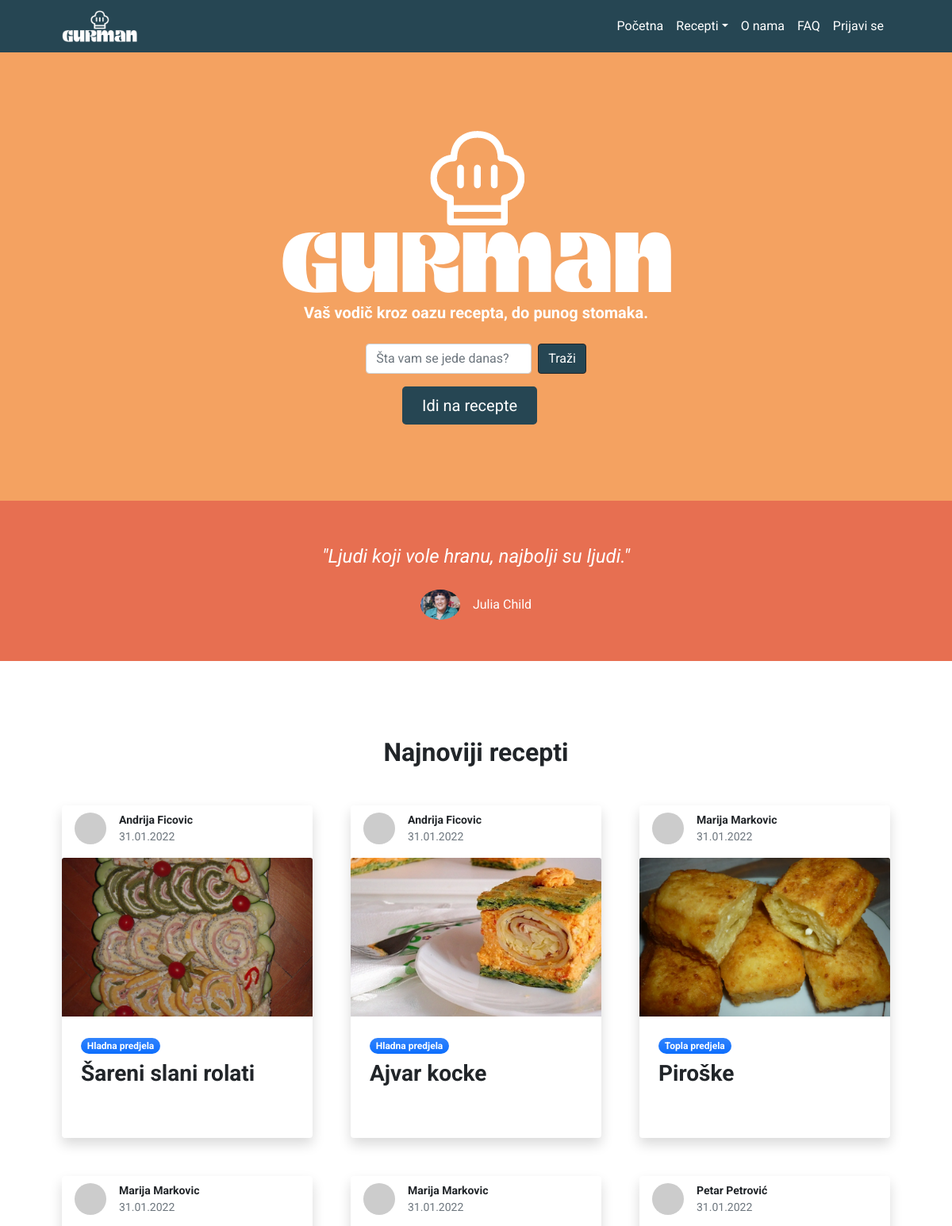
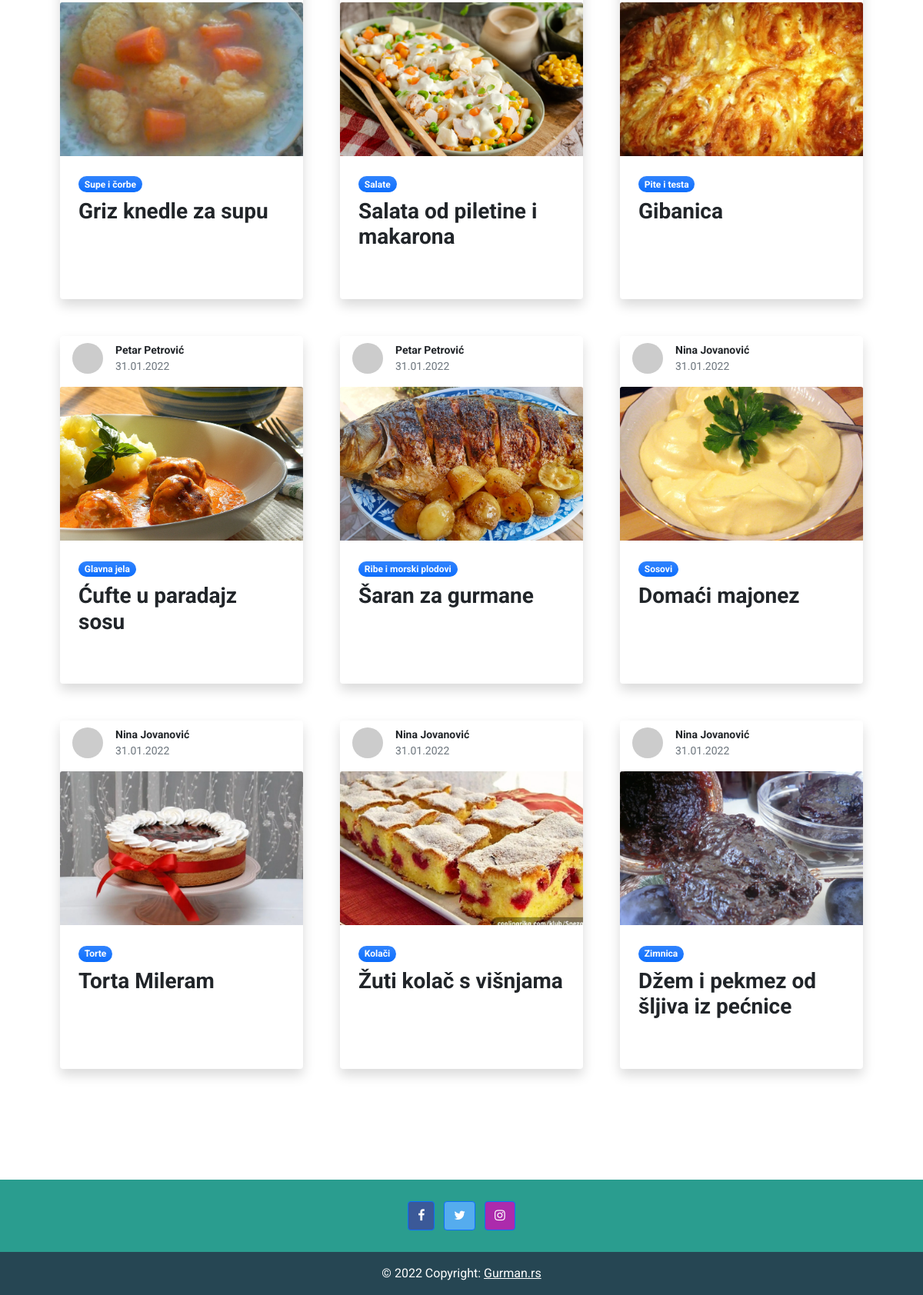
The page / on the database its author committed (2 pictures, top to bottom).
### tables this page shows
CREATE TABLE `posts` (
  `post_id` int(3) NOT NULL,
  `post_category_id` int(3) NOT NULL,
  `post_user_id` int(11) NOT NULL,
  `post_title` varchar(255) NOT NULL,
  `post_author` varchar(255) NOT NULL,
  `post_sastojci` text NOT NULL,
  `post_priprema` text NOT NULL,
  `post_date` date NOT NULL,
  `post_image` text NOT NULL,
  `post_tags` varchar(255) NOT NULL,
  `post_comment_count` int(11) NOT NULL,
  `post_status` varchar(255) NOT NULL DEFAULT 'draft'
);

CREATE TABLE `categories` (
  `cat_id` int(3) NOT NULL,
  `cat_title` varchar(255) NOT NULL
);

### recipe.php (the view, shortened to what this page needs)
<?php
$query = "SELECT * FROM posts ORDER BY `post_date` DESC;";
$select_all_posts_query = mysqli_query($connection, $query);
while ($row = mysqli_fetch_assoc($select_all_posts_query)) {
    $post_id = $row['post_id'];
    $post_title = $row['post_title'];
    $post_author = $row['post_author'];
    $post_date = $row['post_date'];
    $post_image = $row['post_image'];
    $post_category_id = $row['post_category_id'];
    $array = explode("-", $post_date);
    $day = $array[2];
    $month = $array[1];
    $year = $array[0];
    $date = $day . '.' . $month . '.' . $year;
?>
    <div class="col-lg-4 mb-5">
        <div class="card h-100 shadow border-0">
            <div class="d-flex align-items-center mb-3 px-3 pt-2">
                <img class="rounded-circle me-3" src="https://dummyimage.com/40x40/ced4da/6c757d" alt="..." />
                <div class="small">
                    <div class="fw-bold"><?php echo $post_author ?></div>
                    <div class="text-muted"><?php echo $date ?></div>
                </div>
            </div>
            <div class="text-center" style="max-width:100%; max-height:200px; height:100%; object-fit:cover">
                <img class="card-img-top" src="<?php echo $post_image ?>" style="max-width:100%; max-height:200px; height:100%; object-fit:cover" alt="post image" />
            </div>
            <div class="card-body p-4">
                <div class="badge bg-primary bg-gradient rounded-pill mb-2"><?php showCatTitle($post_category_id) ?></div>
                <a class="text-decoration-none link-dark stretched-link" href="recipe-post.php?id=<?php echo $post_id ?>">
                    <h5 class="card-title mb-3 fw-bold fs-3"><?php echo $post_title ?></h5>
                </a>
            </div>
            <div class="card-footer p-4 pt-0 bg-transparent border-top-0">
            </div>
        </div>
    </div>
<?php } ?>

### includes/header.php (shortened to what this page needs)
<?php require('./includes/db.php') ?>
<?php include('./includes/functions.php') ?>
<!DOCTYPE html>
<html lang="en">
<head>
    <link rel="stylesheet" href="https://cdnjs.cloudflare.com/ajax/libs/font-awesome/4.7.0/css/font-awesome.min.css">
    <link href="https://cdn.jsdelivr.net/npm/bootstrap-icons@1.5.0/font/bootstrap-icons.css" rel="stylesheet" />
    <link href="./css/styles.css" rel="stylesheet" />
</head>
<body class="d-flex flex-column h-100">
    <main class="flex-shrink-0">
        <nav class="navbar navbar-expand-lg navbar-dark" style="background-color:#264653">
            <div class="container px-5">
                <a class="navbar-brand" href="index.php"><img src="./images/gurman.png" alt="" height="40"></a>
                <div class="collapse navbar-collapse" id="navbarSupportedContent">
                    <ul class="navbar-nav ms-auto mb-2 mb-lg-0">
                        <li class="nav-item"><a class="nav-link text-white" href="index.php">Početna</a></li>
                        <li class="nav-item dropdown">
                            <a class="nav-link dropdown-toggle text-white" id="navbarDropdownPortfolio" href="#" role="button" data-bs-toggle="dropdown" aria-expanded="false">Recepti</a>
                        </li>
                        <li class="nav-item"><a class="nav-link text-white" href="about.php">O nama</a></li>
                        <li class="nav-item"><a class="nav-link text-white" href="faq.php">FAQ</a></li>
                        <?php
                        if (isset($_SESSION["username"])) {
                            echo "<li class='nav-item'nav-item'><a class='nav-link text-white' href='postavi_recept.php'>Postavi recept</a></li>";
                            echo "<li class=\"nav-item dropdown\">
                            <a class=\"nav-link dropdown-toggle text-white\" href=\"#\" id=\"navbarDropdown\" role=\"button\" data-bs-toggle=\"dropdown\" aria-expanded=\"false\"> <i class=\"bi bi-person-fill px-1\"></i>" . $_SESSION['username'] . "</a>
                            <ul class=\"dropdown-menu\" aria-labelledby=\"navbarDropdown\">
                                <li><a class=\"dropdown-item\" href=\"my_recipe.php\">Moji recepti</a></li>
                                <li><a class=\"dropdown-item\" href=\"delete_recipe.php\">Izbriši recepte</a></li>
                                <li>
                                    <hr class=\"dropdown-divider\">
                                </li>
                                <li><a class=\"dropdown-item\" href=\"logout.php\">Odjavi se</a></li>
                            </ul>
                        </li>";
                        } else {
                            echo "<li class='nav-item'><a class='nav-link text-white' href='login.php'>Prijavi se</a></li>";
                        }
                        ?>
                    </ul>
                </div>
            </div>
        </nav>

### index.php
<?php include('./includes/header.php') ?>
<header class="py-5" style="background-color:#f4a261">
    <div class="container px-5">
        <div class="row gx-5 align-items-center justify-content-center">
            <div class="col-lg-8 col-xl-7 col-xxl-6">
                <div class="my-5 text-center">
                    <img src="./images/gurman.png" alt="" class="img-fluid mb-2">
                    <p class="lead fw-normal text-white mb-4 fw-bold">Vaš vodič kroz oazu recepta, do punog stomaka.</p>
                    <div class="d-grid gap-3 d-sm-flex justify-content-sm-center mb-3">
                        <form class="d-flex" action="./search.php" method="post">
                            <input class="form-control me-2" type="search" placeholder="Šta vam se jede danas?" aria-label="Search" name="search">
                            <button class="btn btn-outline-dark text-white" type="submit" style="background-color:#264653" name="submit">Traži</button>
                        </form>
                    </div>
                    <div class="d-grid gap-3 d-sm-flex justify-content-sm-center">
                        <a class="btn btn-lg px-4 me-sm-3 text-white" href="#recepti" style="background-color:#264653">Idi na recepte</a>
                    </div>
                </div>
            </div>
        </div>
    </div>
</header>
<?php include('./testimonial.php'); ?>
<?php include('./recipes.php'); ?>
</main>
<?php include('./includes/footer.php'); ?>

### testimonial.php
<div class="py-1" style="background-color:#e76f51">
    <div class="container px-5 my-5">
        <div class="row gx-5 justify-content-center">
            <div class="col-lg-10 col-xl-7">
                <div class="text-center">
                    <div class="fs-4 mb-4 fst-italic  text-white">"Ljudi koji vole hranu, najbolji su ljudi."</div>
                    <div class="d-flex align-items-center justify-content-center">
                        <img class="rounded-circle me-3" src="./images/julia.jpg" alt="James" style="width:50px" />
                        <div class=" text-white">
                            Julia Child
                        </div>
                    </div>
                </div>
            </div>
        </div>
    </div>
</div>

### recipes.php
<section class="py-5" id="recepti">
    <div class="container px-5 my-5">
        <div class="row gx-5 justify-content-center">
            <div class="col-lg-8 col-xl-6">
                <div class="text-center">
                    <h2 class="fw-bolder mb-5">Najnoviji recepti</h2>
                </div>
            </div>
        </div>
        <div class="row gx-5">
            <?php include('recipe.php');?>
        </div>
    </div>
</section>

### includes/functions.php (shortened to what this page needs)
<?php
function showCatTitle($post_category_id)
{
    global $connection;
    $catTitleQuery = "SELECT `cat_title` FROM `categories` WHERE `cat_id` = $post_category_id";
    $catTitle = mysqli_query($connection, $catTitleQuery);
    while ($row = mysqli_fetch_assoc($catTitle)) {
        $category_title = $row['cat_title'];
    }
    echo $category_title;
}
?>

### includes/footer.php (shortened to what this page needs)
<footer class="text-center text-white" style="background-color:#2a9d8f">
    <div class="container p-4 pb-0">
        <section class="mb-4">
            <a class="btn btn-primary btn-floating m-1" style="background-color: #3b5998;" href="https://www.facebook.com/" target="_blank" role="button"><i class="fa fa-facebook"></i></a>
            <a class="btn btn-primary btn-floating m-1" style="background-color: #55acee;" href="https://twitter.com" target="_blank" role="button"><i class="fa fa-twitter"></i></a>
            <a class="btn btn-primary btn-floating m-1" style="background-color: #ac2bac;" href="https://www.instagram.com" target="_blank" role="button"><i class="fa fa-instagram"></i></a>
        </section>
    </div>
    <div class="text-center p-3" style="background-color:#264653">
        © 2022 Copyright:
        <a class="text-white" href="./index.php">Gurman.rs</a>
    </div>
</footer>
</body>
</html>

### rows shown on the page
posts: post_author "Andrija Ficovic", post_date "31.01.2022", post_image (picture), categories.cat_title "Hladna predjela", post_title "Šareni slani rolati"
posts: post_author "Andrija Ficovic", post_date "31.01.2022", post_image (picture), categories.cat_title "Hladna predjela", post_title "Ajvar kocke"
posts: post_author "Marija Markovic", post_date "31.01.2022", post_image (picture), categories.cat_title "Topla predjela", post_title "Piroške"
posts: post_author "Marija Markovic", post_date "31.01.2022", post_image (picture), categories.cat_title "Supe i čorbe", post_title "Griz knedle za supu"
posts: post_author "Marija Markovic", post_date "31.01.2022", post_image (picture), categories.cat_title "Salate", post_title "Salata od piletine i makarona"
posts: post_author "Petar Petrović", post_date "31.01.2022", post_image (picture), categories.cat_title "Pite i testa", post_title "Gibanica"
posts: post_author "Petar Petrović", post_date "31.01.2022", post_image (picture), categories.cat_title "Glavna jela", post_title "Ćufte u paradajz sosu"
posts: post_author "Petar Petrović", post_date "31.01.2022", post_image (picture), categories.cat_title "Ribe i morski plodovi", post_title "Šaran za gurmane"
posts: post_author "Nina Jovanović", post_date "31.01.2022", post_image (picture), categories.cat_title "Sosovi", post_title "Domaći majonez"
posts: post_author "Nina Jovanović", post_date "31.01.2022", post_image (picture), categories.cat_title "Torte", post_title "Torta Mileram"
posts: post_author "Nina Jovanović", post_date "31.01.2022", post_image (picture), categories.cat_title "Kolači", post_title "Žuti kolač s višnjama"
posts: post_author "Nina Jovanović", post_date "31.01.2022", post_image (picture), categories.cat_title "Zimnica", post_title "Džem i pekmez od šljiva iz pećnice"
